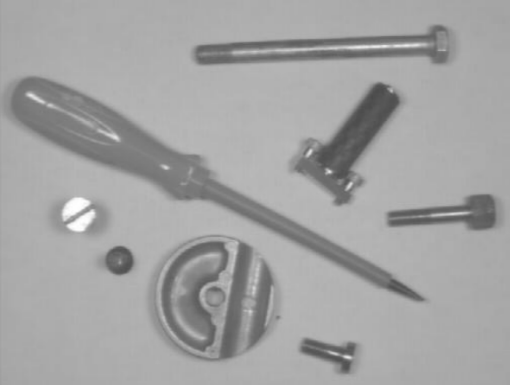
#> input picture img/img7.png, 510 x 385 px
$ python 6_4.py
#> lines starting #> are read from the running program, lines starting #| are printed output that depends on the picture; after the words box and inside, x2 and y2 are one past the last pixel; in counts of white or black regions, pixels touching at a corner belong together
import cv2 as cv
import numpy as np
import matplotlib.pyplot as plts
from all6 import subtractImage

def thresholding(img, num):
    size = img.shape
    for i in range(size[0]):
        for j in range(size[1]):
            k = img[i, j]
            if(k[0] < num and k[1] < num and k[2] < num):
                img[i, j] = [255, 255, 255]
            else:
                img[i, j] = [0, 0, 0]
    return img


img1 = cv.imread('img/img7.png')
#> img1 is the input picture: shape (385, 510, 3); min 74, max 255, mean 162.7
img2 = cv.imread('img/img8.png')
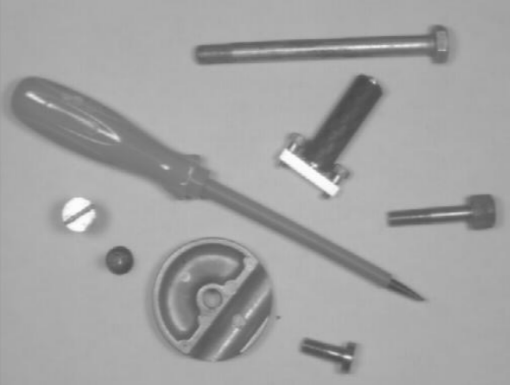
#> input picture img/img8.png, 510 x 385 px
#> img2 is the input picture: shape (385, 510, 3); min 73, max 253, mean 162.6

rows, columns, channels = img1.shape
#> rows = 385; columns = 510; channels = 3
res = cv.resize(img2, dsize=(columns, rows), interpolation=cv.INTER_CUBIC)
output = np.zeros((len(img1),len(img1[0]),3),np.uint8)
#> output: shape (385, 510, 3); every value is 0

for i in range(0, rows, 1):
    for j in range(0, columns, 1):
        output[i, j] =  abs((img1[i][j]/2) - (img2[i][j]/2)) - 100
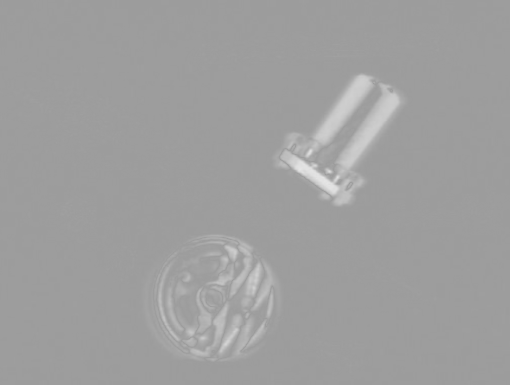
#> output: shape (385, 510, 3); min 156, max 229, mean 158.6

diff = thresholding(output, 169)
#> after the loop in thresholding, `for i in range(size[0]):`:
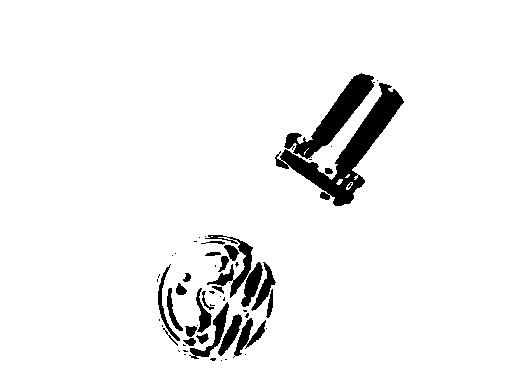
#> img: shape (385, 510, 3); 94.5% white; 56 black regions (31 under 20 px), largest, box (x1, y1, x2, y2) and area: (275, 83, 404, 206) 3741, (284, 73, 375, 159) 2185, (205, 235, 253, 298) 759

#subtractImage('img/img7.png', 'img/img8.png', -100, 169)

cv.imshow('Ejercicio 4', diff)

if cv.waitKey(0) & 0xff == 27:
#> (key Esc is pressed here)
    cv.destroyAllWindows()
